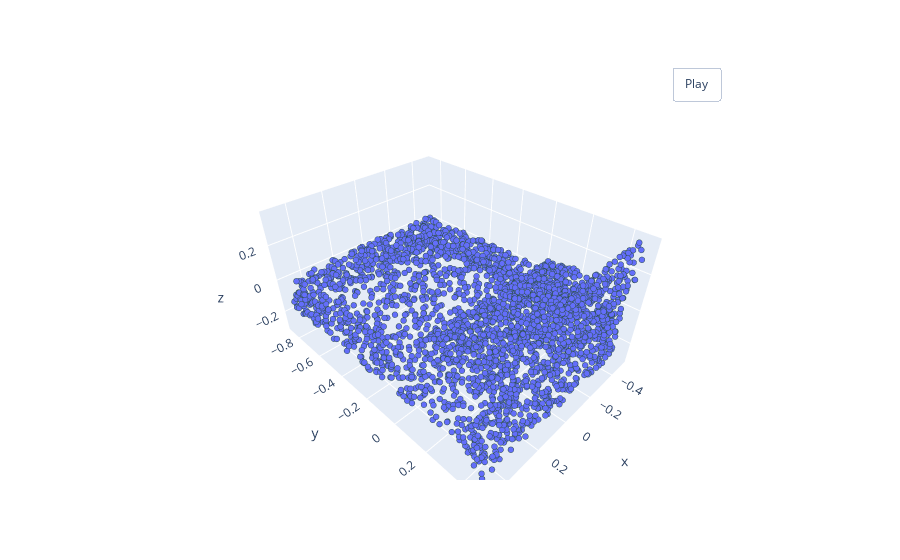

Source (notebook cell):
### Code cell
pcshow(*norm_pointcloud.T) # axis limits has changed

### Figure 1 — Plotly figure (JSON) as saved in the notebook; plotly's stock layout.template omitted (floating-point values rounded to 4 significant figures; data arrays with more than 128 entries replaced by an {"elided": "..."} marker saying what was removed)
{"data": [{"marker": {"line": {"color": "DarkSlateGrey", "width": 2}, "size": 2}, "mode": "markers", "type": "scatter3d", "x": {"elided": "3000 float values"}, "y": {"elided": "3000 float values"}, "z": {"elided": "3000 float values"}}], "layout": {"updatemenus": [{"buttons": [{"args": [null, {"frame": {"duration": 50, "redraw": true}, "fromcurrent": true, "mode": "immediate", "transition": {"duration": 0}}], "label": "Play", "method": "animate"}], "pad": {"r": 10, "t": 45}, "showactive": false, "type": "buttons", "x": 0.8, "xanchor": "left", "y": 1, "yanchor": "bottom"}]}}
